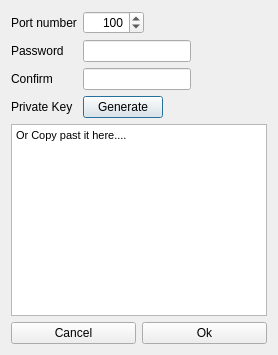
<?xml version="1.0" encoding="UTF-8"?>
<ui version="4.0">
 <class>ConfWizard</class>
 <widget class="QDialog" name="ConfWizard">
  <property name="sizePolicy">
   <sizepolicy hsizetype="Expanding" vsizetype="Expanding">
    <horstretch>0</horstretch>
    <verstretch>0</verstretch>
   </sizepolicy>
  </property>
  <property name="minimumSize">
   <size>
    <width>400</width>
    <height>400</height>
   </size>
  </property>
  <property name="maximumSize">
   <size>
    <width>16777215</width>
    <height>16777215</height>
   </size>
  </property>
  <property name="windowTitle">
   <string>Configuration Wizard</string>
  </property>
  <layout class="QVBoxLayout" name="verticalLayout">
   <property name="sizeConstraint">
    <enum>QLayout::SetFixedSize</enum>
   </property>
   <item>
    <layout class="QHBoxLayout" name="horizontalLayout_2">
     <item>
      <layout class="QFormLayout" name="formLayout">
       <property name="fieldGrowthPolicy">
        <enum>QFormLayout::AllNonFixedFieldsGrow</enum>
       </property>
       <property name="labelAlignment">
        <set>Qt::AlignLeading|Qt::AlignLeft|Qt::AlignVCenter</set>
       </property>
       <property name="formAlignment">
        <set>Qt::AlignRight|Qt::AlignTop|Qt::AlignTrailing</set>
       </property>
       <item row="1" column="1">
        <widget class="QSpinBox" name="portBox">
         <property name="sizePolicy">
          <sizepolicy hsizetype="Fixed" vsizetype="Fixed">
           <horstretch>0</horstretch>
           <verstretch>0</verstretch>
          </sizepolicy>
         </property>
         <property name="layoutDirection">
          <enum>Qt::LeftToRight</enum>
         </property>
         <property name="alignment">
          <set>Qt::AlignRight|Qt::AlignTrailing|Qt::AlignVCenter</set>
         </property>
         <property name="minimum">
          <number>1</number>
         </property>
         <property name="maximum">
          <number>65000</number>
         </property>
         <property name="value">
          <number>100</number>
         </property>
        </widget>
       </item>
       <item row="2" column="1">
        <widget class="QLineEdit" name="PassLine">
         <property name="sizePolicy">
          <sizepolicy hsizetype="Fixed" vsizetype="Fixed">
           <horstretch>0</horstretch>
           <verstretch>0</verstretch>
          </sizepolicy>
         </property>
         <property name="inputMethodHints">
          <set>Qt::ImhNoAutoUppercase|Qt::ImhNoPredictiveText|Qt::ImhSensitiveData</set>
         </property>
         <property name="text">
          <string/>
         </property>
         <property name="echoMode">
          <enum>QLineEdit::PasswordEchoOnEdit</enum>
         </property>
        </widget>
       </item>
       <item row="5" column="0" colspan="2">
        <widget class="QTextEdit" name="keyText">
         <property name="html">
          <string>&lt;!DOCTYPE HTML PUBLIC &quot;-//W3C//DTD HTML 4.0//EN&quot; &quot;http://www.w3.org/TR/REC-html40/strict.dtd&quot;&gt;
&lt;html&gt;&lt;head&gt;&lt;meta name=&quot;qrichtext&quot; content=&quot;1&quot; /&gt;&lt;style type=&quot;text/css&quot;&gt;
p, li { white-space: pre-wrap; }
&lt;/style&gt;&lt;/head&gt;&lt;body style=&quot; font-family:'MS Shell Dlg 2'; font-size:8.25pt; font-weight:400; font-style:normal;&quot;&gt;
&lt;p style=&quot; margin-top:0px; margin-bottom:0px; margin-left:0px; margin-right:0px; -qt-block-indent:0; text-indent:0px;&quot;&gt;&lt;span style=&quot; font-size:8pt;&quot;&gt;Or Copy past it here....&lt;/span&gt;&lt;/p&gt;&lt;/body&gt;&lt;/html&gt;</string>
         </property>
        </widget>
       </item>
       <item row="2" column="0">
        <widget class="QLabel" name="passwordLabel">
         <property name="text">
          <string>Password</string>
         </property>
        </widget>
       </item>
       <item row="1" column="0">
        <widget class="QLabel" name="portLabel">
         <property name="text">
          <string>Port number</string>
         </property>
        </widget>
       </item>
       <item row="4" column="0">
        <widget class="QLabel" name="keyLabel">
         <property name="text">
          <string>Private Key </string>
         </property>
         <property name="alignment">
          <set>Qt::AlignLeading|Qt::AlignLeft|Qt::AlignVCenter</set>
         </property>
        </widget>
       </item>
       <item row="4" column="1">
        <widget class="QPushButton" name="GenerateButton">
         <property name="sizePolicy">
          <sizepolicy hsizetype="Fixed" vsizetype="Fixed">
           <horstretch>0</horstretch>
           <verstretch>0</verstretch>
          </sizepolicy>
         </property>
         <property name="layoutDirection">
          <enum>Qt::RightToLeft</enum>
         </property>
         <property name="text">
          <string>Generate</string>
         </property>
        </widget>
       </item>
       <item row="3" column="0">
        <widget class="QLabel" name="ConfirmLabel">
         <property name="text">
          <string>Confirm</string>
         </property>
        </widget>
       </item>
       <item row="3" column="1">
        <widget class="QLineEdit" name="ConfirmLine">
         <property name="sizePolicy">
          <sizepolicy hsizetype="Fixed" vsizetype="Fixed">
           <horstretch>0</horstretch>
           <verstretch>0</verstretch>
          </sizepolicy>
         </property>
         <property name="inputMethodHints">
          <set>Qt::ImhNoAutoUppercase|Qt::ImhNoPredictiveText|Qt::ImhSensitiveData</set>
         </property>
         <property name="echoMode">
          <enum>QLineEdit::PasswordEchoOnEdit</enum>
         </property>
        </widget>
       </item>
      </layout>
     </item>
    </layout>
   </item>
   <item>
    <layout class="QHBoxLayout" name="horizontalLayout">
     <item>
      <widget class="QPushButton" name="CancelButton">
       <property name="text">
        <string>Cancel</string>
       </property>
      </widget>
     </item>
     <item>
      <widget class="QPushButton" name="okButton">
       <property name="text">
        <string>Ok</string>
       </property>
      </widget>
     </item>
    </layout>
   </item>
  </layout>
 </widget>
 <tabstops>
  <tabstop>portBox</tabstop>
  <tabstop>PassLine</tabstop>
  <tabstop>ConfirmLine</tabstop>
  <tabstop>GenerateButton</tabstop>
  <tabstop>keyText</tabstop>
  <tabstop>okButton</tabstop>
  <tabstop>CancelButton</tabstop>
 </tabstops>
 <resources/>
 <connections>
  <connection>
   <sender>CancelButton</sender>
   <signal>clicked()</signal>
   <receiver>ConfWizard</receiver>
   <slot>reject()</slot>
   <hints>
    <hint type="sourcelabel">
     <x>106</x>
     <y>417</y>
    </hint>
    <hint type="destinationlabel">
     <x>199</x>
     <y>229</y>
    </hint>
   </hints>
  </connection>
 </connections>
</ui>
